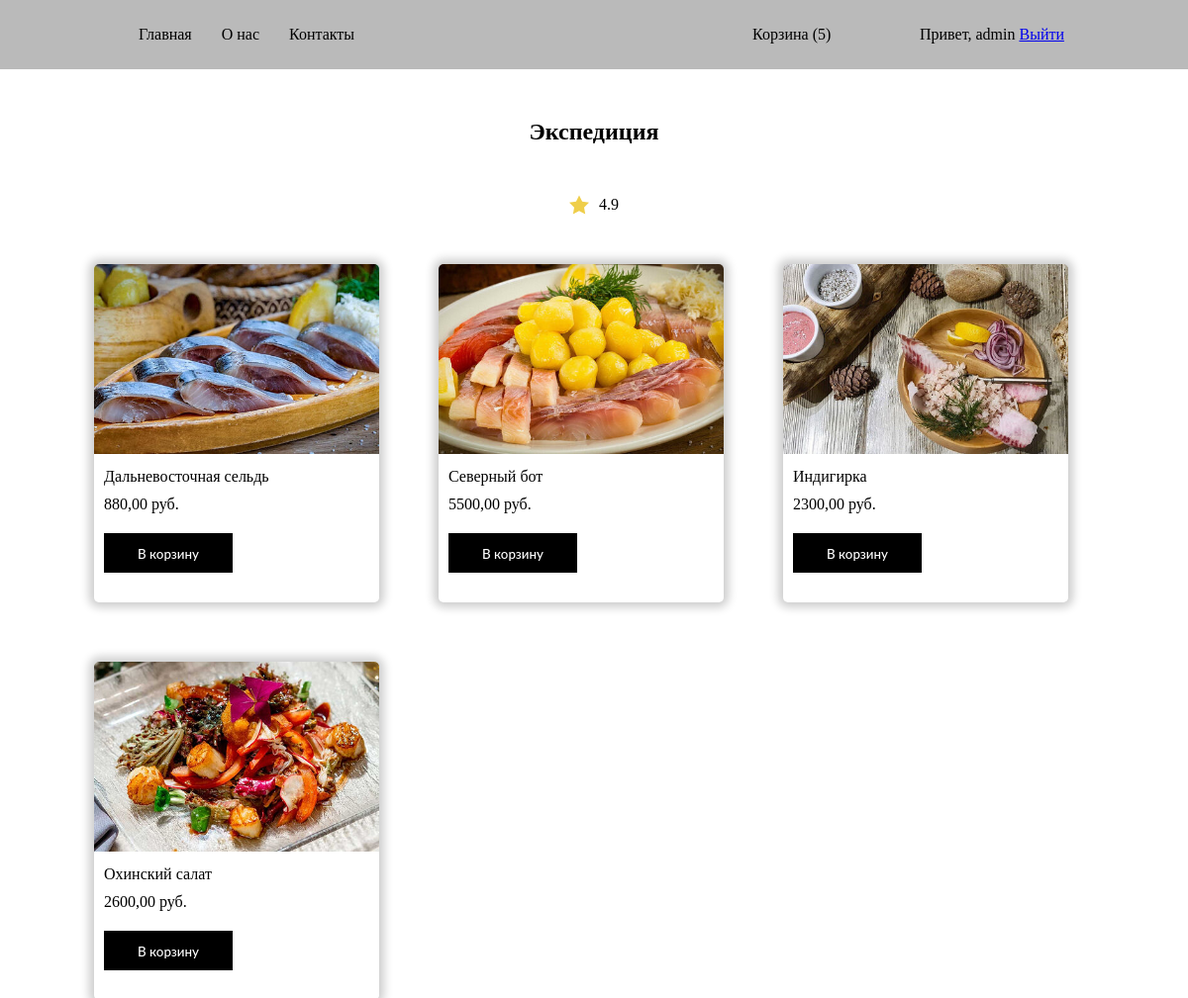
The page /delivery/1/ (signed in) on the database its author committed.
### djangoDelivery/apps/delivery/models.py (models this page shows, shortened)
class Restaurant(models.Model):
    restaurant_name = models.CharField('Название ресторана', max_length=200, blank=True, null=True, default=None)
    restaurant_rating = models.CharField('Рейтинг ресторана', max_length=10, blank=True, null=True, default=None)
    rest_image = models.ImageField(upload_to='rest_images/', blank=True, null=True, default=None)
    created = models.DateTimeField(auto_now_add=True, auto_now=False)
    updated = models.DateTimeField(auto_now_add=False, auto_now=True)
    history = HistoricalRecords()
    class Meta:
        verbose_name = 'Ресторан'
        verbose_name_plural = 'Рестораны'

class Product(models.Model):
    restaurant = models.ForeignKey(Restaurant, on_delete=models.CASCADE)
    description = models.TextField(blank=True, null=True, default=None)
    product_image = models.ImageField(upload_to='products_images/', blank=True, null=True, default=None)
    is_active = models.BooleanField(default=True)
    product_name = models.CharField('Название блюда', max_length=64, blank=True, null=True, default=None)
    product_price = models.DecimalField(max_digits=10, decimal_places=2, default=0)
    created = models.DateTimeField(auto_now_add=True, auto_now=False)
    updated = models.DateTimeField(auto_now_add=False, auto_now=True)
    history = HistoricalRecords()
    class Meta:
        verbose_name = 'Блюдо'
        verbose_name_plural = 'Блюда'

### djangoDelivery/apps/delivery/views.py (the view)
# urls.py: path('<int:restaurant_id>/', views.detail, name='detail'),
@login_required(login_url='login')
def detail(request, restaurant_id):
    try:
        rest = Restaurant.objects.get(id=restaurant_id)
    except:
        raise Http404('Ресторан не найден!')
    products_list = rest.product_set.all()
    return render(request, 'delivery/detail.html', {'restaurant': rest, 'products_list': products_list})

### djangoDelivery/apps/delivery/context_processors.py (called while the page is built)
def getting_basket_info(request):
    user_id = request.user.id
    products_in_basket = ProductInBasket.objects.filter(user_id=user_id, is_active=True)
    products_total_num = products_in_basket.count()
    return locals()

### djangoDelivery/templates/delivery/detail.html (shortened to what this page needs)
{% extends 'base.html' %}
{% block content %}
<h2 class="rest-name">{{restaurant.restaurant_name}}</h2>
<div class="raiting-wrapper">
    <img src="/static/img/star.svg" alt="star image" class="raiting-wrapper__star">
    <p class="raiting-wrapper__num">{{restaurant.restaurant_rating}}</p>
</div>
{% if products_list %}
    <div class="product-wrapper">
        {% for prod in products_list %}
            <div class="product-wrapper__card" style="width: 18rem;">
                <a href="{% url 'delivery:info' prod.id %}">
                    <img src="/media/{{ prod.product_image }}" alt="product image" class="product-wrapper__img">
                </a>
                <div class="product-wrapper__card-body">
                    <a href="{% url 'delivery:info' prod.id %}"><p class="product-wrapper__card-title">{{prod.product_name}}</p></a>
                    <p class="product-wrapper__price">{{prod.product_price}} руб.</p>
                    <form method="POST" action="{% url 'delivery:basket_adding' %}" id="detail-form"> {% csrf_token %}
                        <button class="custom-btn btn-6 detail-submit" id="detail-submit" type="submit"
                            data-product_id="{{ prod.id }}"
                            data-num="1">В корзину</button>
                    </form>
                </div>
            </div>
        {% endfor %}
    </div>
{% else %}
<p style="text-align: center;">Здесь ничего нет!</p>
{% endif %}
{% endblock %}

### djangoDelivery/templates/base.html (shortened to what this page needs)
{% load static %}
<!DOCTYPE html>
<html lang="en">
<head>
    <link rel="stylesheet" href="{% static 'css/style.css' %}">
</head>
<body>
    <header>
        <nav>
            <ul class="nav-left">
                <li><a href="{% url 'delivery:index' %}" class="nav-left__link">Главная</a></li>
                <li><a href="#" class="nav-left__link">О нас</a></li>
                <li><a href="#" class="nav-left__link">Контакты</a></li>
            </ul>
            <div class="nav-end">
                <a href="{% url 'delivery:basket' %}" class="nav-end__link" >Корзина<span id="basket_total_num">
                    {% if products_total_num %}
                        ({{ products_total_num }})
                    {% else %}
                        (0)
                    {% endif %}
                </span></a>
                <div>
                    <span>Привет, {{ request.user }}</span>
                    <span><a href="{% url 'delivery:logout' %}">Выйти</a></span>
                </div>
            </div>
        </nav>
    </header>
    <main>
        {% block content %}
        {% endblock %}
    </main>
</body>
</html>

### djangoDelivery/static/css/style.css (style rules this page uses)
* { margin: 0; padding: 0; box-sizing: border-box; }
header { background: rgb(186, 186, 186); min-height: 70px; }
main { margin-bottom: 50px; }
nav { max-width: 950px; width: 100%; min-height: 70px; display: flex; justify-content: space-between; align-items: center; flex-wrap: wrap; margin: auto; }
nav .nav-left { max-width: 450px; width: 100%; list-style-type: none; display: flex; }
.nav-left__link, .nav-end__link { padding: 10px 15px; color: black; text-decoration: none; }
.nav-end { display: flex; justify-content: space-between; align-items: center; max-width: 330px; width: 100%; }
.raiting-wrapper { max-width: 50px; display: flex; align-items: center; justify-content: space-between; margin: 0 auto 50px; }
.raiting-wrapper__star { width: 20px; }
.rest-name, .raiting-wrapper__num { text-align: center; }
.rest-name { margin-top: 50px; }
.product-wrapper { min-height: 300px; max-width: 1070px; width: 100%; display: flex; align-items: center; justify-content: flex-start; flex-wrap: wrap; gap: 60px; margin: auto; margin-top: 30px; padding: 0 30px; }
.product-wrapper a { text-decoration: none; color: black; padding: 0; }
.product-wrapper__img { max-width: 18rem; border-radius: 5px 5px 0 0; }
.product-wrapper__price { margin-top: 10px; }
h2 { text-align: center; margin-top: 30px; margin-bottom: 50px; }
.product-wrapper__card { border-radius: 5px; box-shadow: 0 0 10px 5px rgba(0, 0, 0, .2); }
.product-wrapper__card-body { padding: 10px; }
button { margin: 20px; margin-left: 0; outline: none; }
.custom-btn { width: 130px; height: 40px; padding: 10px 25px; border: 2px solid #000; font-family: "Lato", sans-serif; font-weight: 500; background: transparent; cursor: pointer; transition: all 0.3s ease; position: relative; display: inline-block; }
.btn-6 { background: #000; color: #fff; line-height: 42px; padding: 0; border: none; }
.btn-6:before, .btn-6:after { position: absolute; content: ""; height: 0%; width: 2px; background: #000; }
.btn-6:before { right: 0; top: 0; transition: all 500ms ease; }
.btn-6:after { left: 0; bottom: 0; transition: all 500ms ease; }

### rows shown on the page
Restaurant: restaurant_name "Экспедиция", restaurant_rating "4.9"
Product: product_image (picture), product_name "Дальневосточная сельдь", product_price "880,00"
Product: product_image (picture), product_name "Северный бот", product_price "5500,00"
Product: product_image (picture), product_name "Индигирка", product_price "2300,00"
Product: product_image (picture), product_name "Охинский салат", product_price "2600,00"

### other values the page prints
{{ products_total_num }} "5"
{{ request.user }} "admin"
